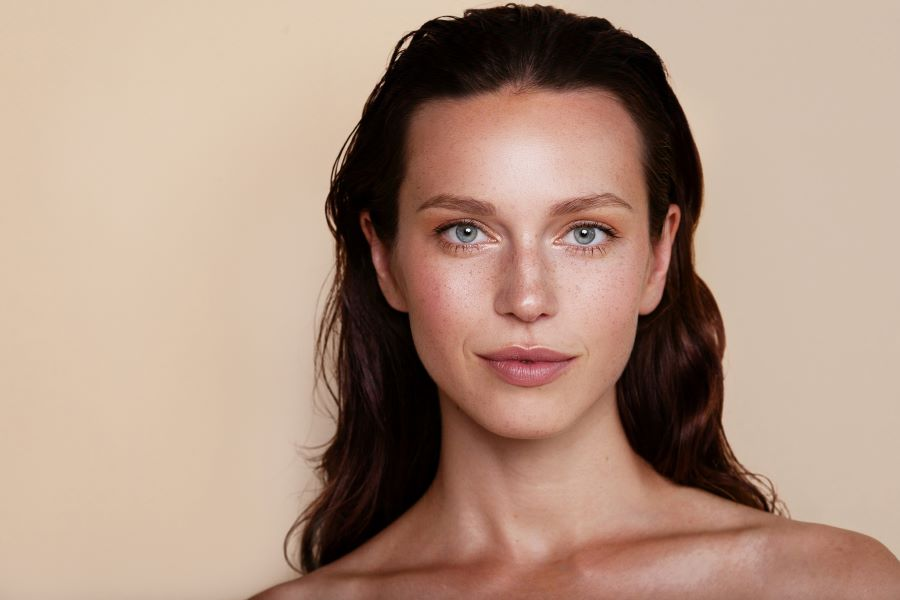
#> input picture Exercices/Data/image_06.jpg, 900 x 600 px
$ python '04_02_Détecter_les_yeux_à_partir_d_une_image.py'
#> lines starting #> are read from the running program, lines starting #| are printed output that depends on the picture; after the words box and inside, x2 and y2 are one past the last pixel; in counts of white or black regions, pixels touching at a corner belong together
import cv2

img = cv2.imread("../../Data/image_06.jpg",1)
#> img is the input picture: shape (600, 900, 3); mean B, G, R 130.2, 147.4, 175.5

gray = cv2.cvtColor(img, cv2.COLOR_BGR2GRAY)
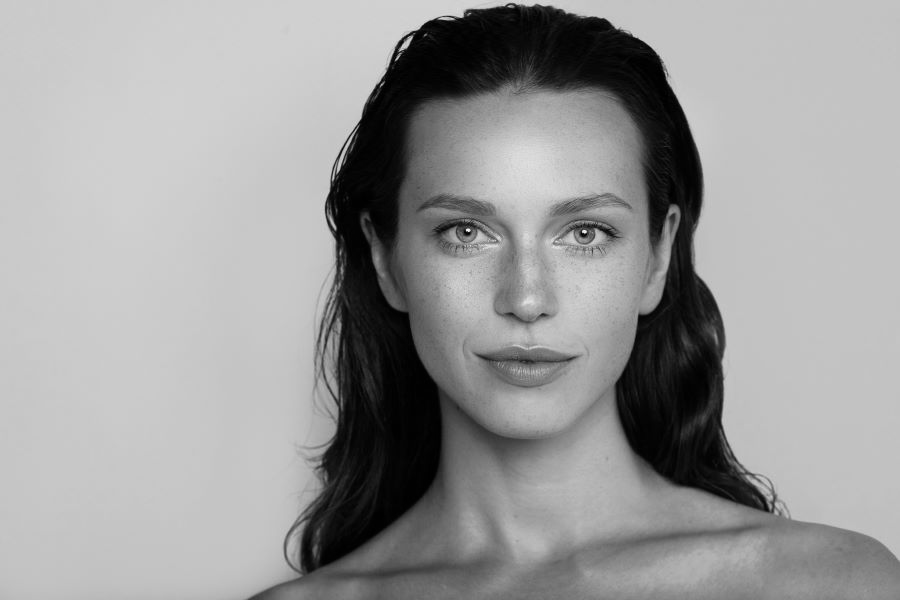
#> gray: shape (600, 900); min 0, max 246, mean 153.8

path = "haarcascade_eye.xml"


eye_cascade = cv2.CascadeClassifier(path)

eyes = eye_cascade.detectMultiScale(gray, scaleFactor=1.02,minNeighbors=20,minSize=(10,10))
#> eyes = [[423, 198, 68, 68], [549, 197, 73, 73]]


for (x, y, w, h) in eyes:
	xc = (x + x+w)/2
	yc = (y + y+h)/2
	radius = w/2
	cv2.circle(img, (int(xc),int(yc)), int(radius), (255,0,0), 2)
#> this loop made 2 passes
#> (x, y, w, h, xc, yc, radius) on passes 1 to 2: (423, 198, 68, 68, 457, 232, 34), (549, 197, 73, 73, 585.5, 233.5, 36.5)
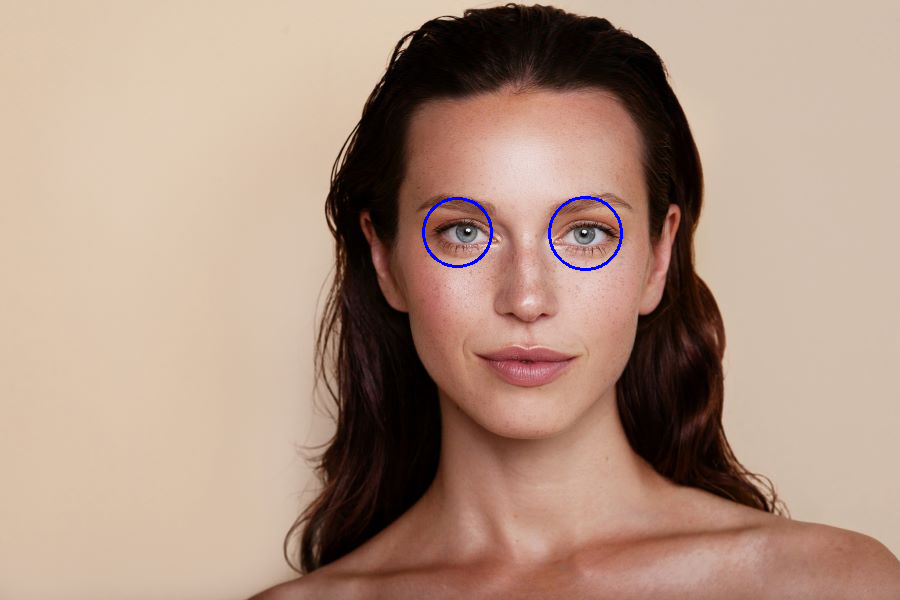
#> img: shape (600, 900, 3); 0.24% of pixels changed, all inside (x1, y1, x2, y2) = (422, 196, 623, 271)

cv2.imshow("Eyes",img)
cv2.waitKey(0)
cv2.destroyAllWindows()

$ run again, with Exercices/Data/image_00.jpg copied over Exercices/Data/image_06.jpg
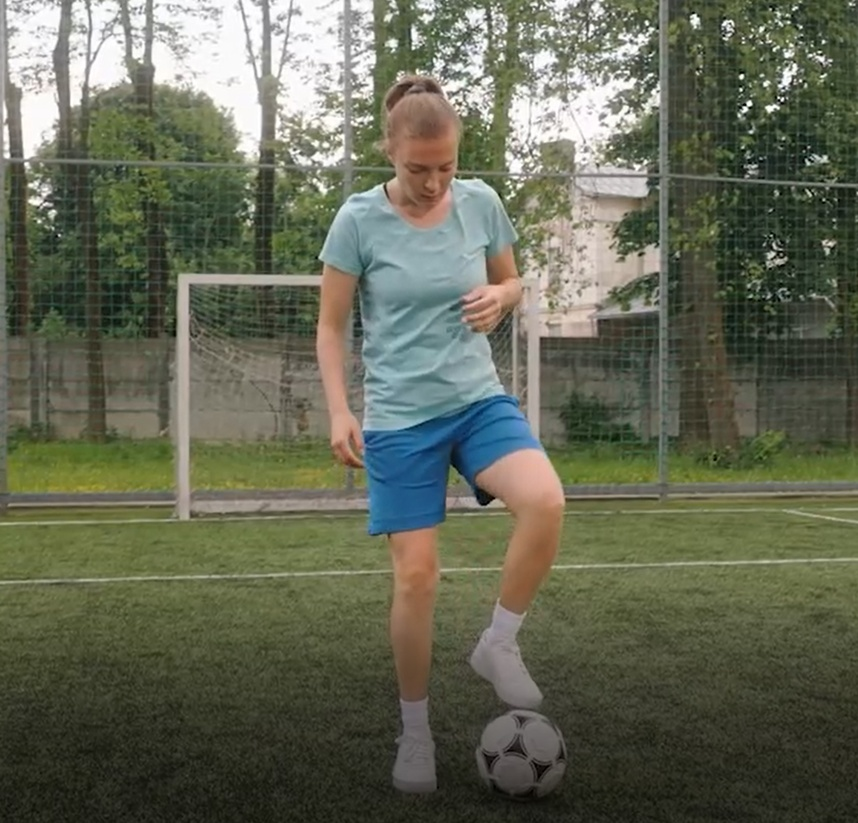
#> input picture Exercices/Data/image_00.jpg, 858 x 823 px, shrunk from 1682 x 1613 before the run
#> img is the input picture: shape (823, 858, 3); mean B, G, R 85.4, 103.7, 100.1
#> `gray = cv2.cvtColor(img, cv2.COLOR_BGR2GRAY)`:
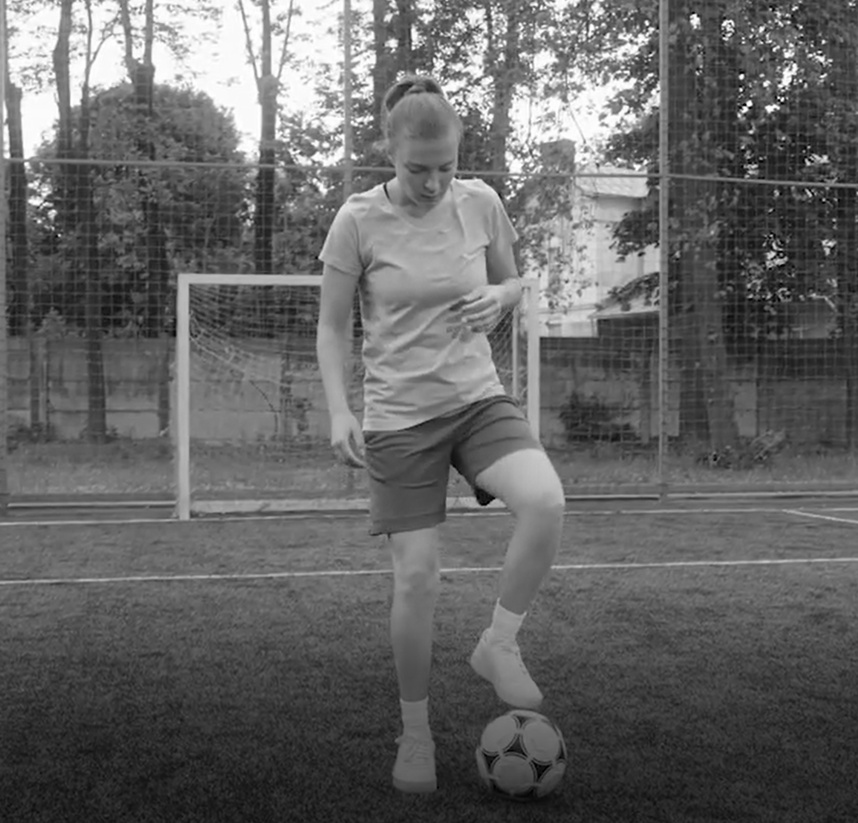
#> gray: shape (823, 858); min 0, max 255, mean 100.6
#> eyes = [[566, 427, 23, 23], [809, 441, 25, 25], [617, 446, 24, 24], [695, 448, 25, 25], [510, 709, 23, 23]]
#> the loop `for (x, y, w, h) in eyes:` made 5 passes
#> (x, y, w, h, xc, yc, radius) on passes 1 to 5: (566, 427, 23, 23, 577.5, 438.5, 11.5), (809, 441, 25, 25, 821.5, 453.5, 12.5), (617, 446, 24, 24, 629, 458, 12), (695, 448, 25, 25, 707.5, 460.5, 12.5), (510, 709, 23, 23, 521.5, 720.5, 11.5)
#> after the loop `for (x, y, w, h) in eyes:`:
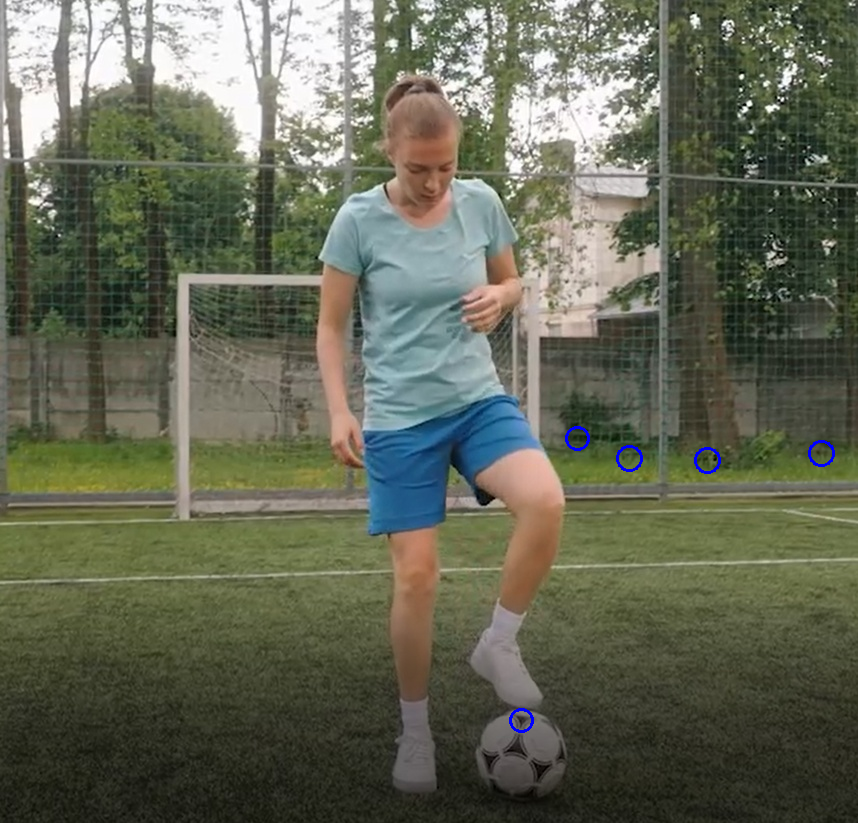
#> img: shape (823, 858, 3); 0.15% of pixels changed, all inside (x1, y1, x2, y2) = (509, 426, 835, 733)

$ run again, with Exercices/Data/image_01.jpg copied over Exercices/Data/image_06.jpg
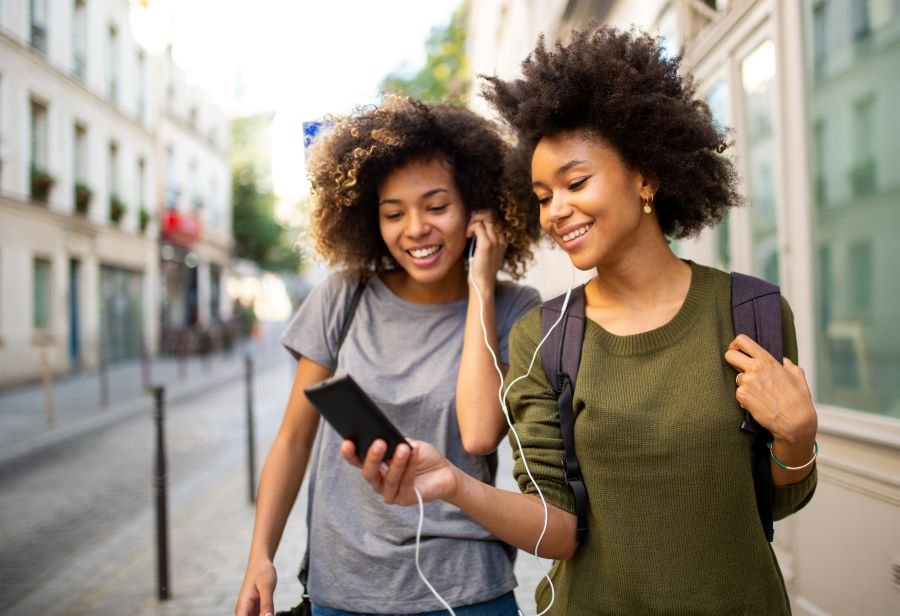
#> input picture Exercices/Data/image_01.jpg, 900 x 616 px
#> img is the input picture: shape (616, 900, 3); mean B, G, R 125.8, 138.9, 149.8
#> `gray = cv2.cvtColor(img, cv2.COLOR_BGR2GRAY)`:
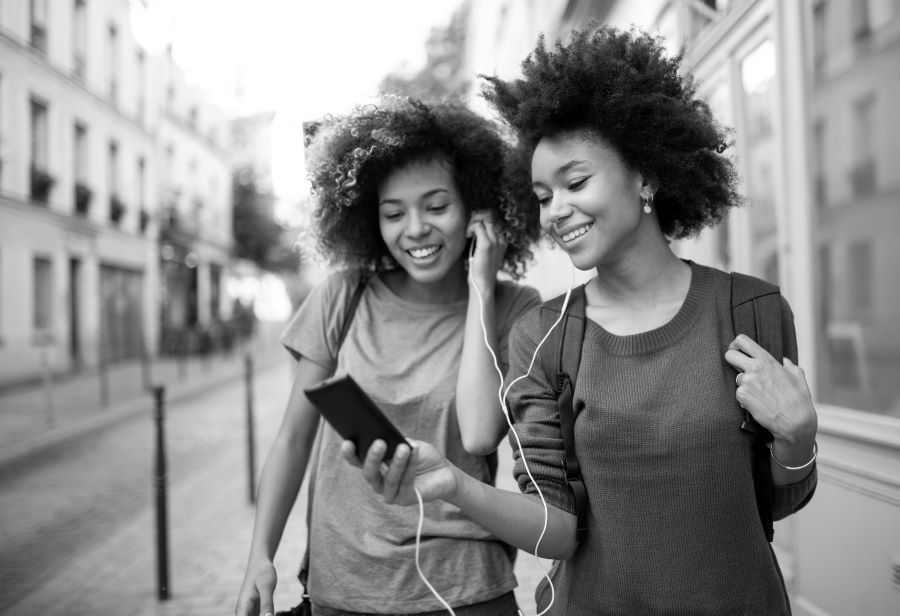
#> gray: shape (616, 900); min 0, max 255, mean 140.7
#> eyes = [[697, 10, 22, 22], [28, 99, 22, 22], [561, 168, 31, 31], [415, 187, 34, 34], [381, 198, 30, 30], [31, 327, 25, 25], [192, 322, 48, 48], [222, 230, 58, 58], [817, 326, 63, 63], [308, 394, 98, 98]]
#> the loop `for (x, y, w, h) in eyes:` made 10 passes
#> (x, y, w, h, xc, yc, radius) on passes 1 to 8: (697, 10, 22, 22, 708, 21, 11), (28, 99, 22, 22, 39, 110, 11), (561, 168, 31, 31, 576.5, 183.5, 15.5), (415, 187, 34, 34, 432, 204, 17), (381, 198, 30, 30, 396, 213, 15), (31, 327, 25, 25, 43.5, 339.5, 12.5), (192, 322, 48, 48, 216, 346, 24), (222, 230, 58, 58, 251, 259, 29)
#> after the loop `for (x, y, w, h) in eyes:`:
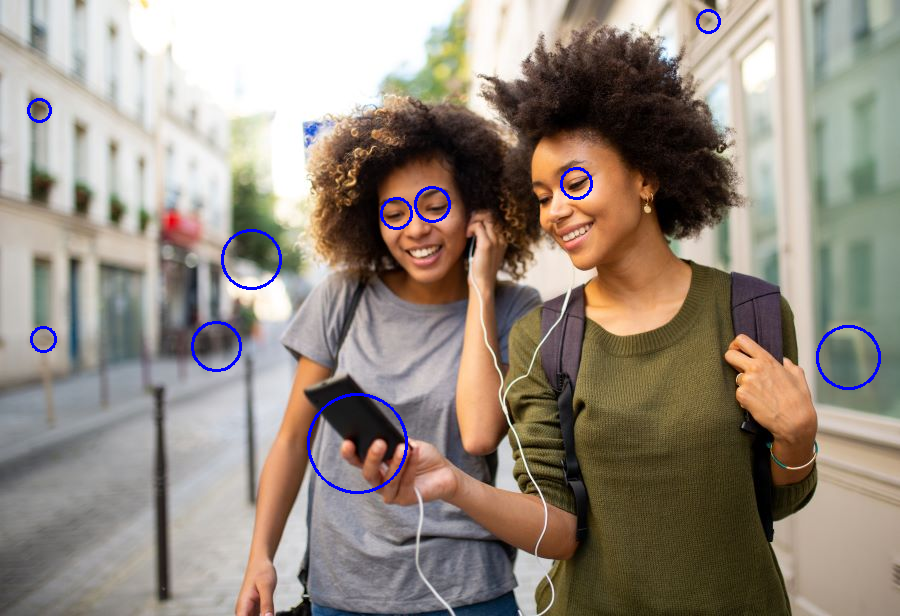
#> img: shape (616, 900, 3); 0.73% of pixels changed, all inside (x1, y1, x2, y2) = (27, 9, 881, 494)

$ run again, with Exercices/Data/image_02.jpg copied over Exercices/Data/image_06.jpg
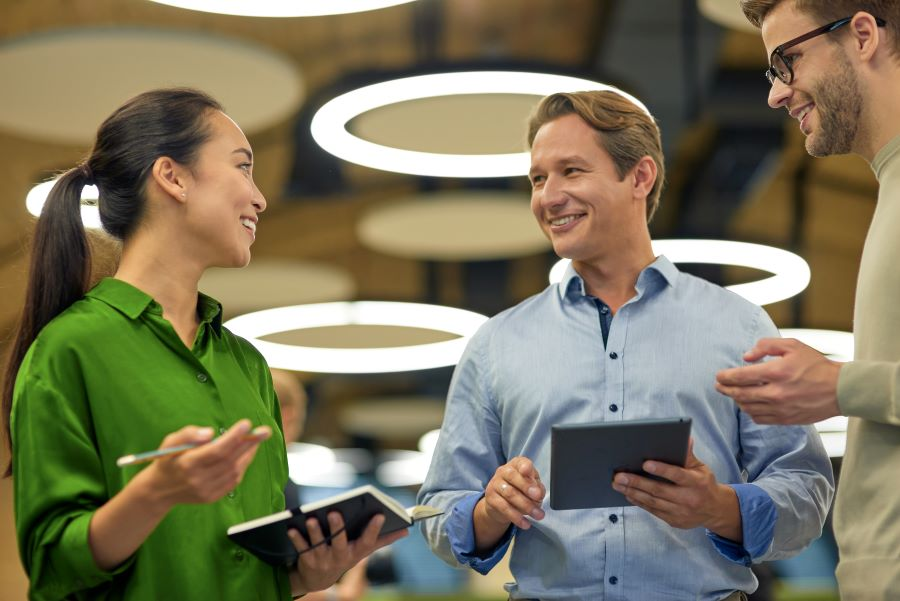
#> input picture Exercices/Data/image_02.jpg, 900 x 601 px
#> img is the input picture: shape (601, 900, 3); mean B, G, R 92.5, 117.4, 123.1
#> `gray = cv2.cvtColor(img, cv2.COLOR_BGR2GRAY)`:
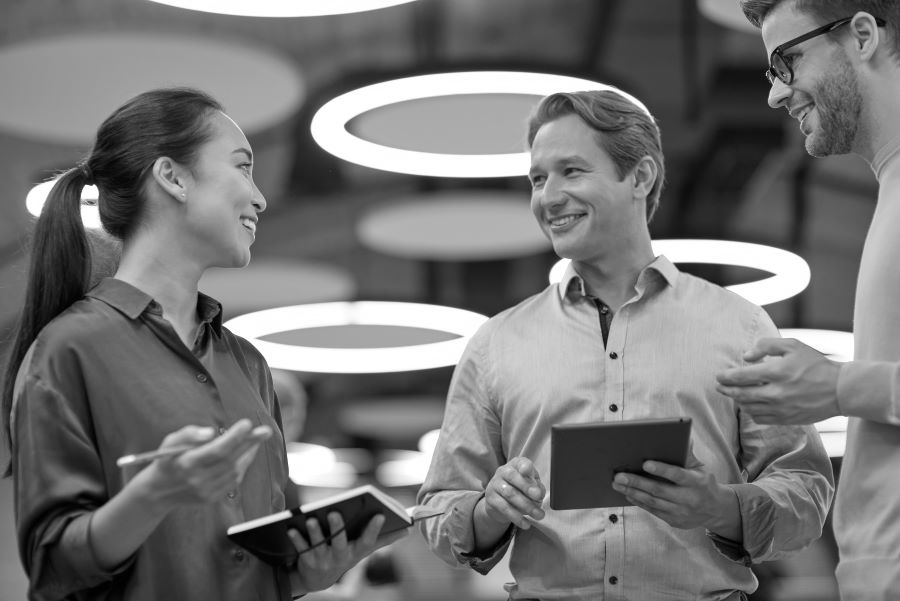
#> gray: shape (601, 900); min 0, max 255, mean 116.3
#> eyes = [[556, 157, 29, 29], [527, 170, 24, 24], [225, 544, 27, 27], [600, 568, 23, 23], [601, 505, 27, 27], [350, 544, 52, 52], [290, 494, 71, 71]]
#> the loop `for (x, y, w, h) in eyes:` made 7 passes
#> (x, y, w, h, xc, yc, radius) on passes 1 to 7: (556, 157, 29, 29, 570.5, 171.5, 14.5), (527, 170, 24, 24, 539, 182, 12), (225, 544, 27, 27, 238.5, 557.5, 13.5), (600, 568, 23, 23, 611.5, 579.5, 11.5), (601, 505, 27, 27, 614.5, 518.5, 13.5), (350, 544, 52, 52, 376, 570, 26), (290, 494, 71, 71, 325.5, 529.5, 35.5)
#> after the loop `for (x, y, w, h) in eyes:`:
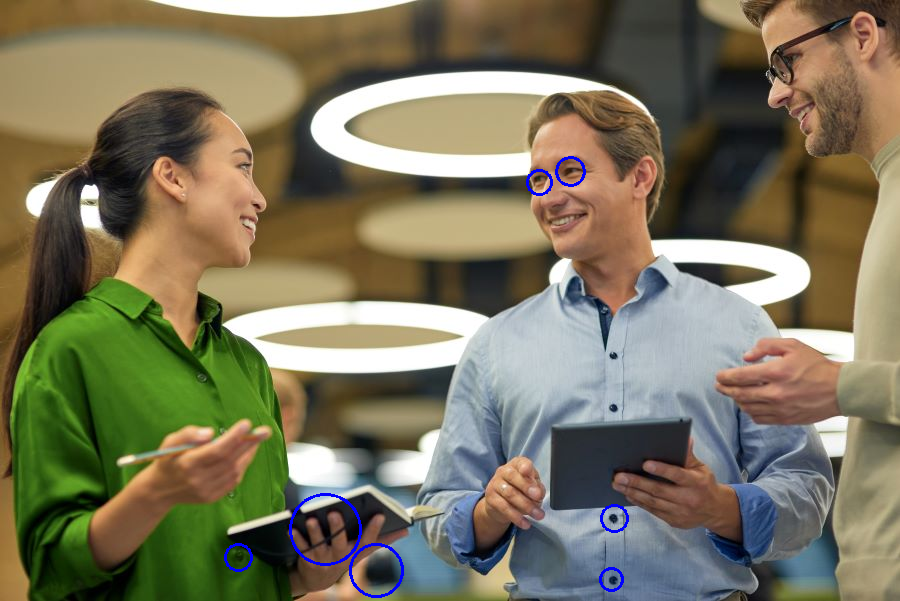
#> img: shape (601, 900, 3); 0.42% of pixels changed, all inside (x1, y1, x2, y2) = (224, 156, 629, 598)
